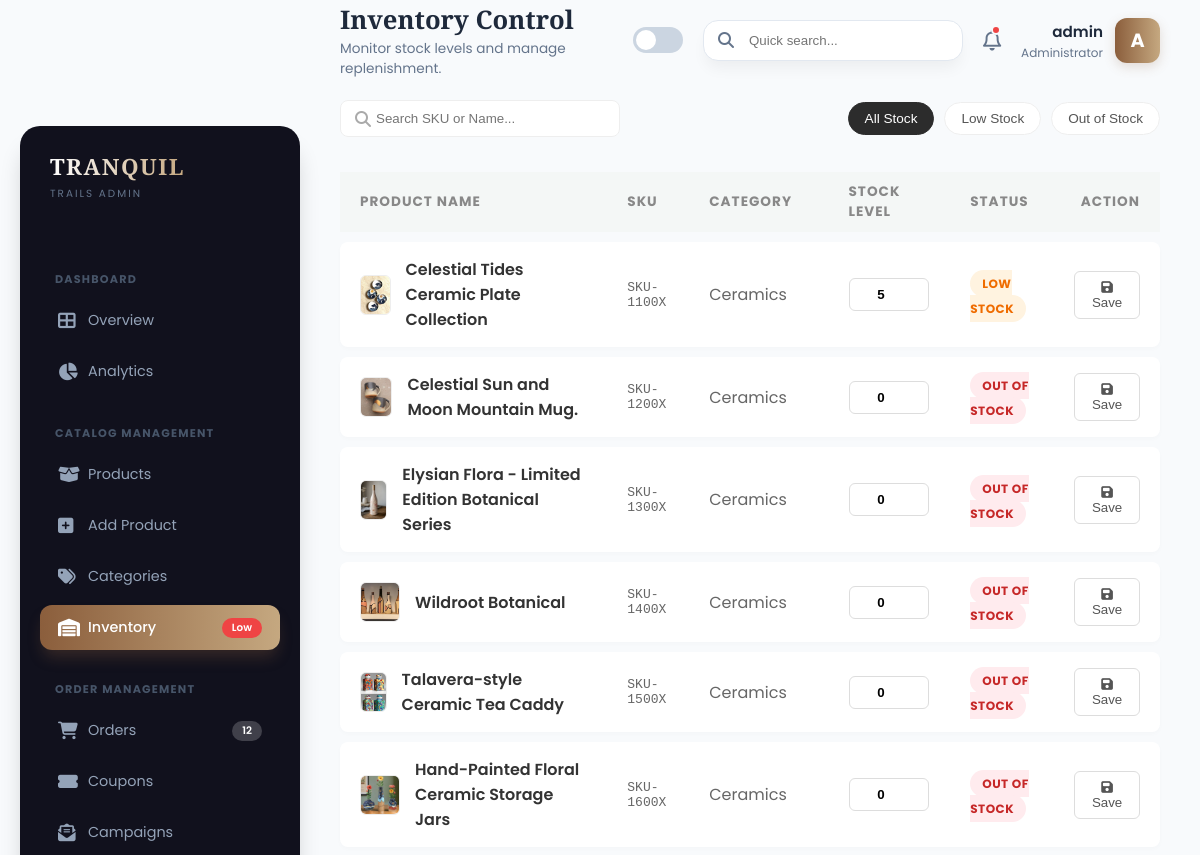
/admin-inventory/ (signed in, upper part), run on an earlier commit of the app's database.
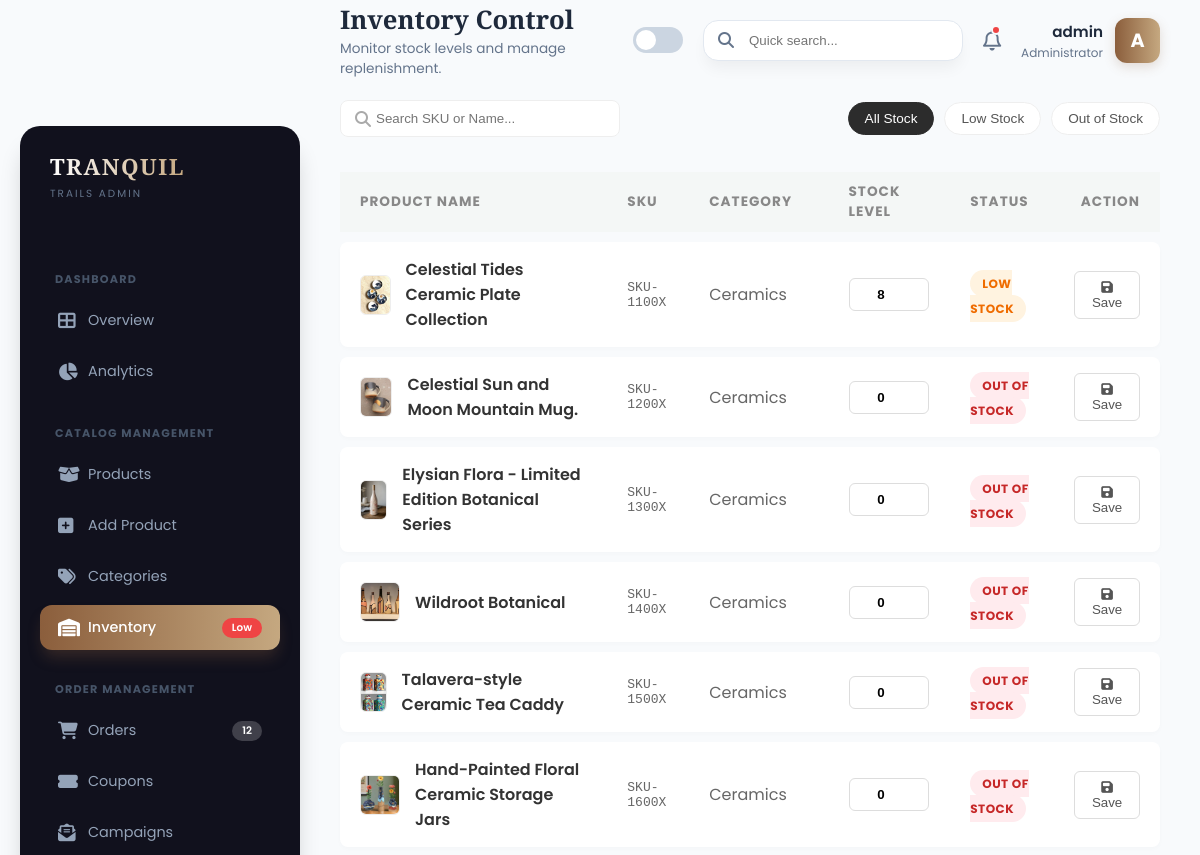
And on a later commit of the database.
### core/models.py (models this page shows, shortened)
class Product(models.Model):
    category = models.ForeignKey(Category, related_name='products', on_delete=models.CASCADE)
    name = models.CharField(max_length=200)
    slug = models.SlugField(unique=True)
    image = models.ImageField(upload_to='products/')
    description = models.TextField(blank=True)
    price = models.DecimalField(max_digits=10, decimal_places=2)
    stock = models.PositiveIntegerField(default=0)
    available = models.BooleanField(default=True)
    created_at = models.DateTimeField(auto_now_add=True)
    updated_at = models.DateTimeField(auto_now=True)

class Category(models.Model):
    name = models.CharField(max_length=100)
    slug = models.SlugField(unique=True)
    image = models.ImageField(upload_to='categories/', blank=True, null=True)
    class Meta:
        verbose_name_plural = "Categories"

### core/views.py (the view)
# urls.py: path('admin-inventory/', views.admin_inventory, name='admin_inventory'),
@login_required(login_url='login')
@user_passes_test(admin_only, login_url='login')
def admin_inventory(request):
    products = Product.objects.all().select_related('category')
    return render(request, 'admin/inventory.html', {
        'products': products
    })

### core/views.py (called while the page is built)
def admin_only(user):
    return user.is_authenticated and user.is_staff

### core/templates/admin/inventory.html (shortened to what this page needs)
{% extends 'admin/base_admin.html' %}
{% load static %}
{% block page_title %}Inventory Control{% endblock %}
{% block page_desc %}Monitor stock levels and manage replenishment.{% endblock %}
{% block content %}
<div class="fade-in-up">
    <div style="display: flex; justify-content: space-between; align-items: center; margin-bottom: 25px; flex-wrap: wrap; gap: 20px;">
        <div style="position: relative;">
            <i class="fas fa-search" style="position: absolute; left: 15px; top: 50%; transform: translateY(-50%); color: #aaa;"></i>
            <input type="text" id="invSearch" placeholder="Search SKU or Name..."
                   style="padding: 10px 10px 10px 35px; border: 1px solid #eee; border-radius: 8px; width: 280px; outline: none;">
        </div>
        <div style="display: flex; gap: 10px;">
            <button class="filter-chip active" onclick="filterTable('all', this)">All Stock</button>
            <button class="filter-chip" onclick="filterTable('low', this)">Low Stock</button>
            <button class="filter-chip" onclick="filterTable('out', this)">Out of Stock</button>
        </div>
    </div>
    <table class="modern-table">
        <thead>
            <tr>
                <th>Product Name</th>
                <th>SKU</th>
                <th>Category</th>
                <th>Stock Level</th>
                <th>Status</th>
                <th style="text-align: right;">Action</th>
            </tr>
        </thead>
        <tbody id="inventoryBody">
            {% for p in products %}
            <tr class="table-row"
                data-stock="{{ p.stock|default:0 }}"
                data-name="{{ p.name|lower }}"
                data-sku="SKU-{{ p.id }}">
                <td>
                    <div style="display: flex; align-items: center;">
                        {% if p.image %}
                            <img src="{{ p.image.url }}" class="prod-thumb">
                        {% else %}
                            <div class="prod-thumb" style="display:flex; align-items:center; justify-content:center;"><i class="fas fa-box" style="color:#ccc;"></i></div>
                        {% endif %}
                        <span style="font-weight: 600; color: #333;">{{ p.name }}</span>
                    </div>
                </td>
                <td style="color: #666; font-family: monospace;">SKU-{{ p.id }}00X</td>
                <td style="color: #666;">
                    {% if p.category %}{{ p.category.name }}{% else %}Uncategorized{% endif %}
                </td>
                <form method="POST" action="{% url 'admin_update_stock' p.id %}">
                    <td>
                        <input type="number" name="stock" value="{{ p.stock|default:0 }}" class="stock-input" min="0">
                    </td>
                    <td>
                        {% if p.stock > 10 %}
                            <span class="status-badge status-in">In Stock</span>
                        {% elif p.stock > 0 %}
                            <span class="status-badge status-low">Low Stock</span>
                        {% else %}
                            <span class="status-badge status-out">Out of Stock</span>
                        {% endif %}
                    </td>
                    <td style="text-align: right;">
                        <button type="submit" class="btn-update">
                            <i class="fas fa-save"></i> Save
                        </button>
                    </td>
                </form>
            </tr>
            {% empty %}
            <tr>
                <td colspan="6" style="text-align: center; padding: 40px; color: #999;">
                    No products found in inventory.
                </td>
            </tr>
            {% endfor %}
        </tbody>
    </table>
</div>
{% endblock %}

What changed in the data, as far as the page shows it:
changed Product "Celestial Tides Ceramic Plate Collection": stock "5" → "8"
